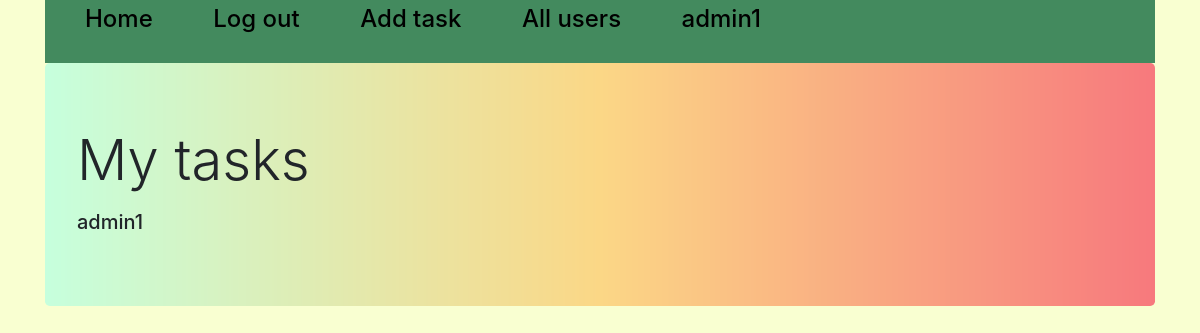
The app's page /all_tasks/1 (signed in), older data.
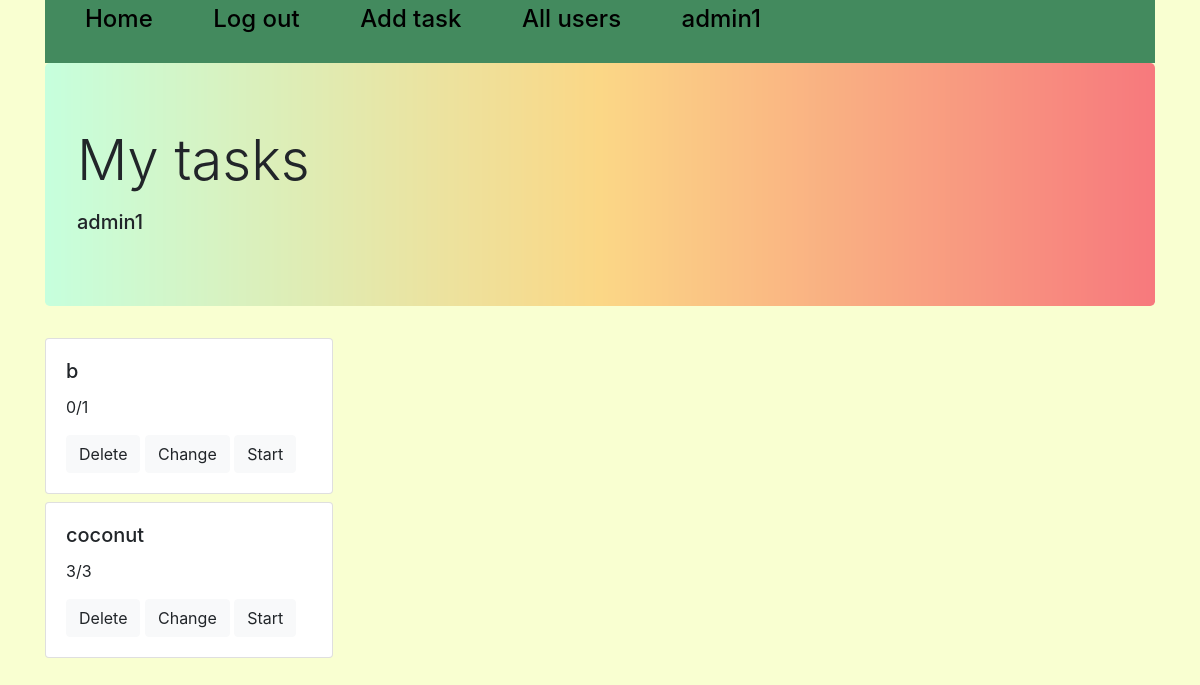
The same page, newer data.
### tables this page shows
CREATE TABLE users 
                            (id INTEGER PRIMARY KEY AUTOINCREMENT, 
                             user_name VARCHAR(50),
                             password_hash VARCHAR(128)
                             );

CREATE TABLE task
                                    (id INTEGER PRIMARY KEY AUTOINCREMENT,
                                     hints VARCHAR(10000) DEFAULT NULL,
                                     title VARCHAR(100),
                                     content VARCHAR(10000),
                                     choices VARCHAR(1000),
                                     correct_choice VARCHAR(100)
                             );

### mainpage.py (the view)
@app.route('/all_tasks/<int:id>', methods=['GET', 'POST'])
def all_tasks(id):
    all, username = '', ''
    if 'username' not in session:
        return redirect('/login')
    if id != 0 and session['user_id'] in [1, 2]:
        all = [i[1] for i in task_user.get_all(id)]
        username = users_base.get(id)[1]
        session['list_id'] = id
    else:
        id = 0
    if id == 0:
        session['list_id'] = session['user_id']
        all = [i[1] for i in task_user.get_all(session['list_id'])]
        username = ''
    session['titles'] = []
    session['contents'] = []
    session['choices'] = []
    session['correct'] = []
    session['task_id'] = all
    session['hints'] = []
    for i in all:
        try:
            hints, title, content, choices, correct_choices = tasks_model.get(i)[1:]
            session['titles'].append(title)
            session['contents'].append(content.split('\n'))
            session['correct'].append(correct_choices.split('\n'))
            if choices:
                choices = [i.split() for i in choices.split('\n')]
                session['choices'].append(choices)
            else:
                session['choices'].append([])
            if hints:
                hints = [i.split() for i in hints.split('\n')]
                session['hints'].append(hints)
            else:
                session['hints'].append([])
        except Exception as e:
            all.pop(all.index(i))
    sc = progress.get_all(session['list_id'])
    scores_id = [i[-2] for i in sc]
    scores1 = []
    n_all = 0
    for i in all:
        if i in scores_id:
            n_correct = sc[scores_id.index(i)][3]
            n_all = sc[scores_id.index(i)][2]
        else:
            n_correct = 0
            try:
                n_all = len(session['contents'][all.index(i)])
            except IndexError:
                all.pop(all.index(i))
        scores1.append(str(n_correct) + '/' + str(n_all))
    session['scores'] = scores1
    print(session['contents'])
    return render_template('tasks.html', flag=True, n=range(len(all)), name=username)

### DB.py (called while the page is built)
    def get(self, user_id):
        cursor = self.connection.cursor()
        cursor.execute("SELECT * FROM users WHERE id = ?", (str(user_id),))
        row = cursor.fetchone()
        return row

    def get(self, id):
        cursor = self.connection.cursor()
        cursor.execute("SELECT * FROM task WHERE id = ?", (id,))
        row = cursor.fetchone()
        return row

    def get_all(self, user_id=None, task_id=None):
        cursor = self.connection.cursor()
        if user_id and not task_id:
            cursor.execute("SELECT * FROM prog WHERE user_id=?", (str(user_id),))
        elif user_id and task_id:
            cursor.execute("SELECT * FROM prog WHERE task_id=? AND user_id=?", (str(task_id), str(user_id)))
        else:
            cursor.execute("SELECT * FROM prog")
        rows = cursor.fetchall()
        return rows

    def get_all(self, id=None):
        cursor = self.connection.cursor()
        if id:
            cursor.execute("SELECT * FROM taskuser WHERE user_id = ?", (str(id),))
        else:
            cursor.execute("SELECT * FROM taskuser")
        rows = cursor.fetchall()
        return rows

### templates/tasks.html (shortened to what this page needs)
{% extends "base.html" %}
{% block content %}
<div class="container">
    <div class="jumbotron" style="background-image: url(/static/gradientyellow.jpg); background-size: 100%;">
        <h1 class="display-4">My tasks</h1>
        <p class="lead">
        <h5>{{name}}</h5>
    </div>
    {% if flag %}
    {% for i in n%}
    <div class="card" name={{i}} value={{i}} style="width: 18rem;">
        <div class="card-body">
            <h5 class="card-title">{{session['titles'][i]}}</h5>
            <p class="card-text">{{session['scores'][i]}}</p>
            {% if session['user_id'] == 1 or session['user_id'] == 2 %}
            <a href="/delete/{{session['task_id'][i]}}" class="btn btn-light">Delete</a>
            <a href="/add_task/{{session['task_id'][i]}}" class="btn btn-light">Change</a>
            {% endif %}
            <a href="/task/{{i}}" class="btn btn-light">Start</a>
        </div>
    </div>
    {% endfor %}
    {% endif %}
</div>
{% endblock %}

### templates/base.html (shortened to what this page needs)
<!DOCTYPE html>
<html lang="en">
<head>
    <link rel="stylesheet" href="https://stackpath.bootstrapcdn.com/bootstrap/4.3.1/css/bootstrap.min.css"
>
</head>
<body>
<div class="top_line">
    <div class="container">
        <div class="col-md-12">
            <div class="row">
                <div class="top_nav" style="background-color: #438a5e;">
                    <ul>
                        {% if "username" in session %}
                        <li><a class="navbar-brand" href="/homepage1"><h4>Home</h4></a></li>
                        <li><a class="navbar-brand" href="/login"><h4>Log out</h4></a></li>
                        {% if session['user_id'] == 1 or session['user_id'] == 2 %}
                        <li><a class="navbar-brand" href="/add_task/0"><h4>Add task</h4></a></li>
                        <li><a class="navbar-brand" href="/all_users"><h4>All users</h4></a></li>
                        {% endif %}
                        <li><a class="navbar-brand" href="/logout"><h4>{{session['username']}}</h4></a></li>
                        {% endif %}
                    </ul>
                </div>
            </div>
        </div>
    </div>
</div>
{% block content %}{% endblock %}
</body>
</html>

### templates/base.html (style rules this page uses)
body { background-color: #f9ffd1; }
.top_nav { width: 100%; }
.top_nav ul li { list-style-type: none; display: inline-block; vertical-align: center; padding-right: 40px; }
.top_nav a { color: black; }

Row changes from the older to the newer data that the page shows:
added task: title "coconut"
Text that changed along with them:
new list line: "b 0/1 Delete Change Start"
new list line: "3/3 Delete Change Start"
